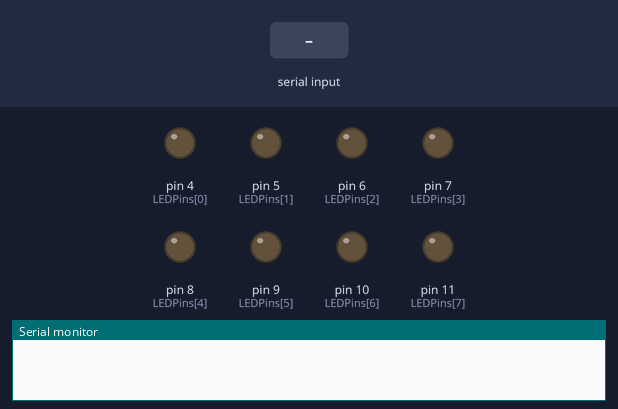
Recording of a sketch running on a simulated Arduino Uno, built with avr-gcc and run on an emulated ATmega328P. Shown: output pins drawn as LEDs (lit = HIGH), the last lines printed to the serial monitor. Inputs (shaded band) come from the test bench.

Above: at 1.2 s.
1.3 s: byte 30 received over Serial
At 2.7 s:
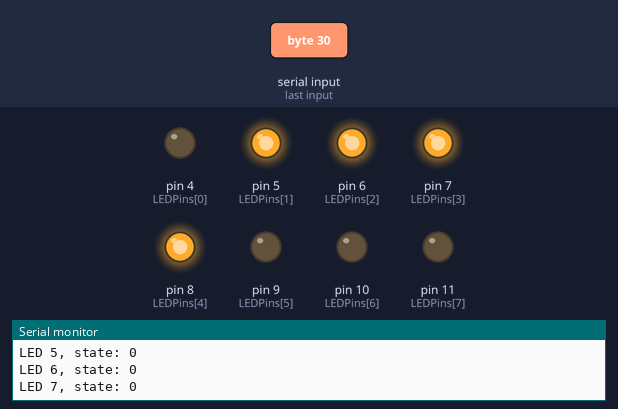
3.0 s: byte 90 received over Serial
At 4.4 s:
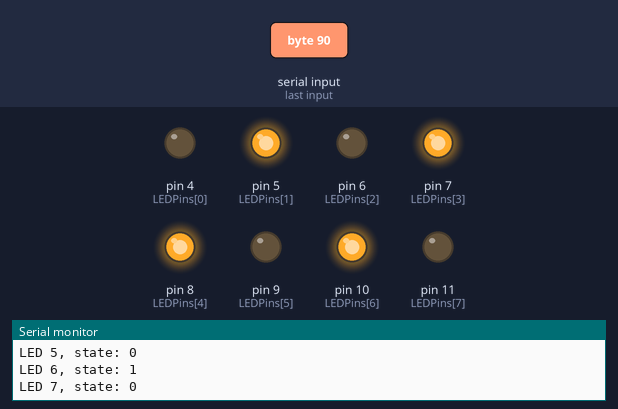
4.8 s: byte 120 received over Serial
At 6.4 s:
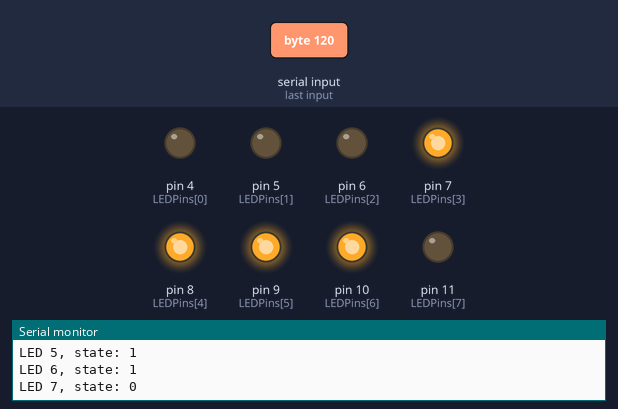
Timing chart, 0 to 7.9 s (numbered marks = the images above; inputs shaded):
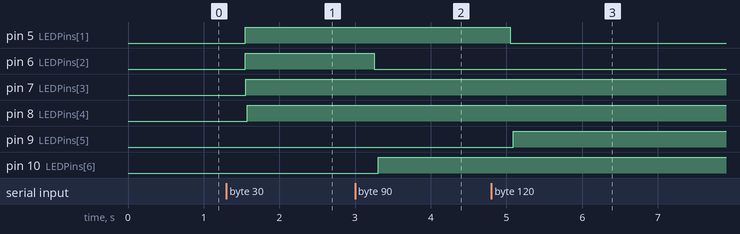

Measured:
- after the input at 1.3 s, pin 5 (LEDPins[1]), pin 6 (LEDPins[2]), pin 7 (LEDPins[3]): LOW → HIGH after 0.25 s; pin 8 (LEDPins[4]): LOW → HIGH after 0.27 s
- after the input at 3.0 s, pin 6 (LEDPins[2]): HIGH → LOW after 0.25 s; pin 10 (LEDPins[6]): LOW → HIGH after 0.31 s
- after the input at 4.8 s, pin 5 (LEDPins[1]): HIGH → LOW after 0.25 s; pin 9 (LEDPins[5]): LOW → HIGH after 0.29 s

The sketch:

bitShifting.ino
```cpp
const int qtyLEDs = 8;
int LEDPins[qtyLEDs] = { 4, 5, 6, 7, 8, 9, 10, 11 };

void setup() {
  Serial.begin(9600);
  for (int i = 0; i < qtyLEDs; i++) {
    pinMode(LEDPins[i], OUTPUT);
  }
}

void loop() {
}

void serialEvent() {
  while (Serial.available()) {
    byte data = Serial.read();
    Serial.print("Recieved char: ");
    Serial.print(char(data));
    Serial.print(", ASCII value: ");
    Serial.println(int(data));
    delay(250);
    for (int i = 0; i < qtyLEDs; i++) {
      boolean LEDState = data >> i & 1;
      Serial.print("LED ");
      Serial.print(i);
      Serial.print(", state: ");
      Serial.println(LEDState);
      digitalWrite(LEDPins[i], LEDState);
    }
  }
}
```
